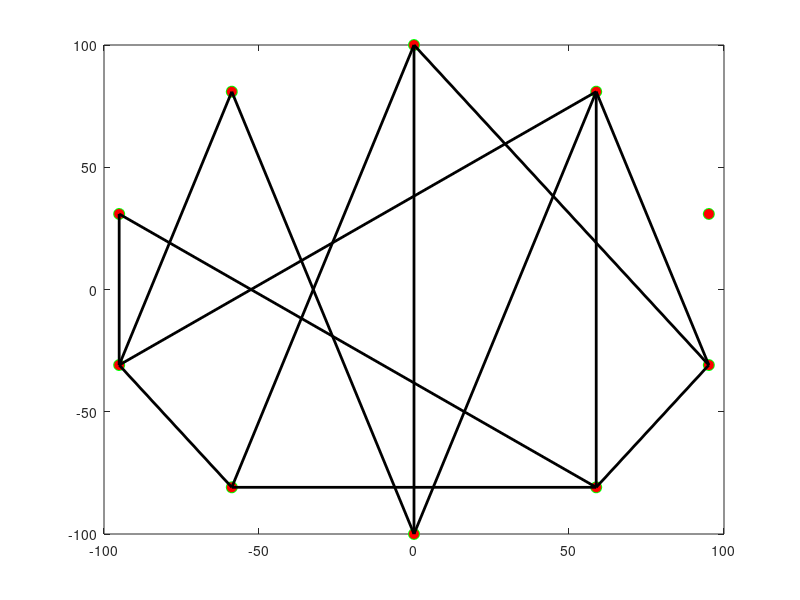

MATLAB code for this plot:
m_original=3;
m_add=2;
m_after_growth=10;
pp=1;
N = 10;
angle=0:2*pi./N:2*pi-2*pi/N;
angle=0:2*pi/N:2*pi-2*pi/N;
x=100*sin(angle);
y=100*cos(angle);
 
A=zeros(m_original);
switch pp
    case 1
        A=zeros(m_original);
    case 2
        A=ones(m_original);
    case 3
        for i=1:m_original
            for j=i+1:m_original
                p=rand(1,1);
                if p>0.5
                    A(i,j)=1;
                    A(j,i)=1;
                end
            end
        end
end
 
for k=m_original+1:m_after_growth
    M=k-1;    
    p=zeros(1,M);
    
%     x_now=100*rand(1,1);
%     y_now=100*rand(1,1);
%     x(k)=x_now;
%     y(k)=y_now;
    angle=0:2*pi./N:2*pi-2*pi/N;
    angle=0:2*pi/N:2*pi-2*pi/N;
    x=100*sin(angle);
    y=100*cos(angle);
 
    for i=1:M
        p(i)=(length(find(A(i,:)==1))+1)/(length(find(A==1))+M);
    end
    p
    pp=cumsum(p);
    pp
    visit=zeros(1,M);
    for i=1:m_add
        random_data=rand(1,1);
        random_data
        aa=find(pp>=random_data); jj=aa(1);
        
        A(k,jj)=1;
        A(jj,k)=1;
        visit(jj)=1;
        visit
        degree=zeros(1,M);
        total_degree=0;
        for ii=1:M
            if visit(ii)==1
                p(ii)=0;
                degree(ii)=0;
            else
                degree(ii)=length(A(i,:)==1)+1;
            end
            total_degree=total_degree+degree(ii);
        end
        for iii=1:M
            p(iii)=degree(iii)/total_degree;
        end
        p
        pp=cumsum(p);
        pp
    end
end
 
A
plot(x,y,'ro','MarkerEdgeColor','g','MarkerFaceColor','r','MarkerSize',8);
hold on;
for i=1:m_after_growth
    for j=i+1:m_after_growth
        if A(i,j)~=0
            plot([x(i),x(j)],[y(i),y(j)],'color','#000000','linewidth',2);
        end
    end
end
 
hold off;
    
       
                